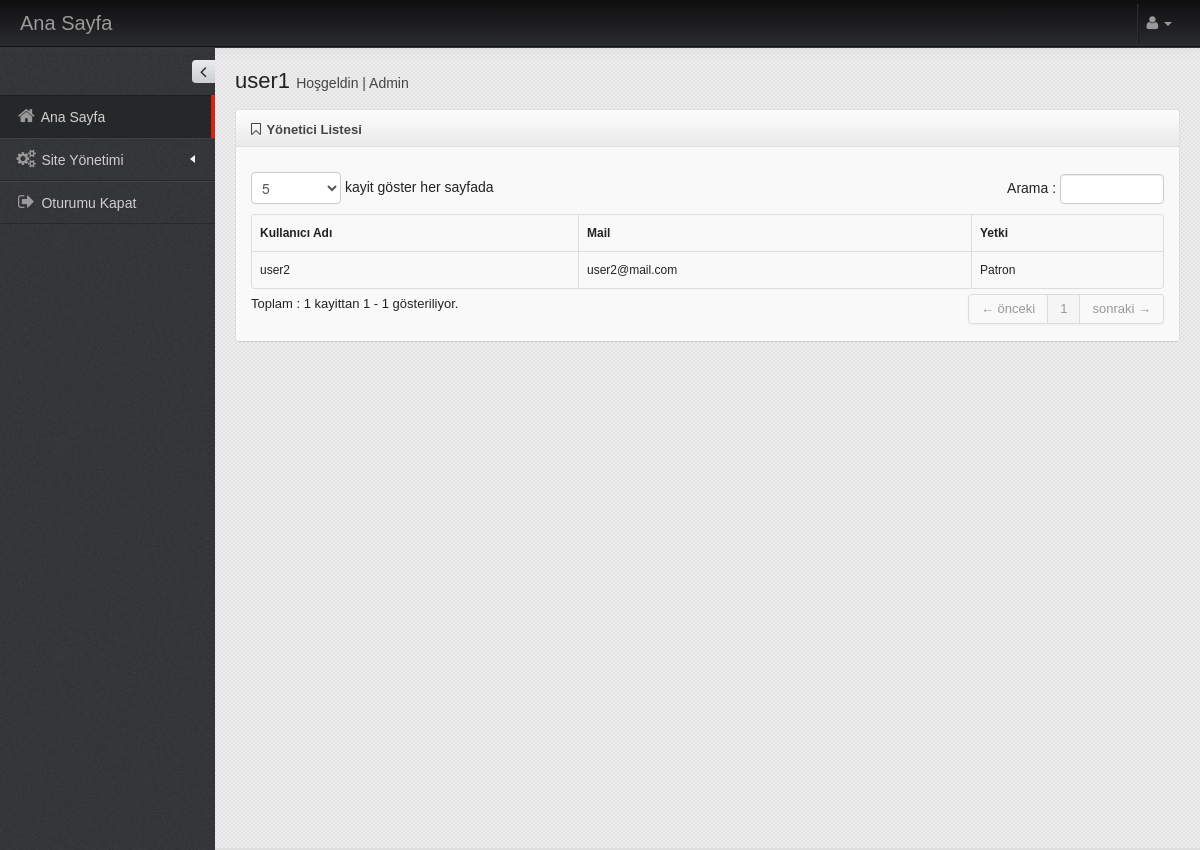
The app's page /yonetici.php (signed in), older data.
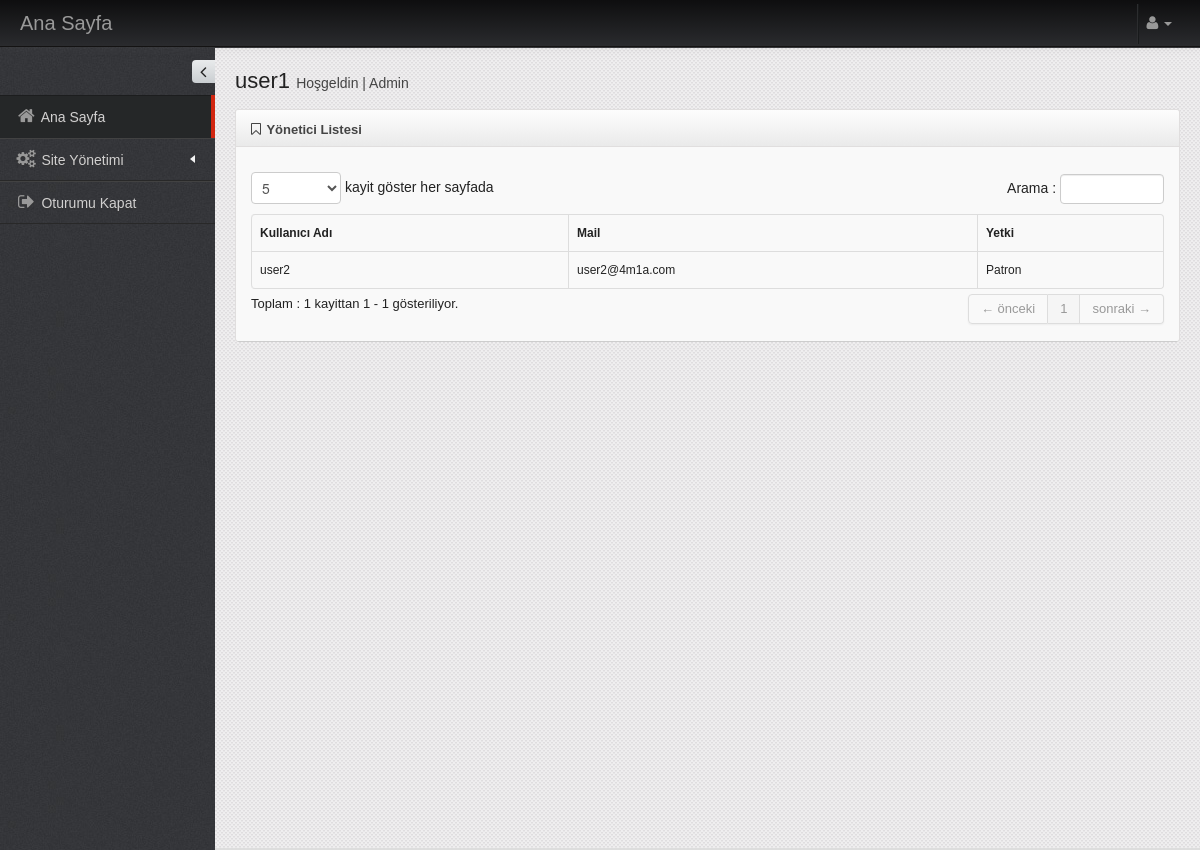
The same page, newer data.
### tables this page shows
CREATE TABLE `user` (
  `id` int(11) NOT NULL,
  `kullanici` varchar(50) NOT NULL,
  `mail` varchar(100) NOT NULL,
  `sifre` varchar(150) NOT NULL,
  `yetki` varchar(50) NOT NULL
);

### yonetici.php (the view, shortened to what this page needs)
<?php
	include("include/config.php");
	if(empty($_SESSION["kullanici"])){
		header("Refresh: 0; url= index.php");
	}else if(!strcmp("Admin", $_SESSION['yetki'])){
?>
<!DOCTYPE html>
 <html lang="tr">
	<head>
		<link href="assets/plugins/bootstrap/css/bootstrap.min.css" rel="stylesheet" />
		<link href="assets/plugins/bootstrap/css/bootstrap-responsive.min.css" rel="stylesheet" />
		<link href="assets/plugins/font-awesome/css/font-awesome.css" rel="stylesheet" />
		<link href="assets/css/style.css" rel="stylesheet" />
		<link href="assets/css/style-responsive.css" rel="stylesheet" />
		<link href="assets/css/themes/default.css" rel="stylesheet" id="style_color" />
		<link href="assets/plugins/uniform/css/uniform.default.css" rel="stylesheet" type="text/css" />
		<link href="#" rel="stylesheet" id="style_metro" />
		<link href="assets/plugins/fancybox/source/jquery.fancybox.css" rel="stylesheet" rel="stylesheet" type="text/css" />
		<link href="assets/plugins/gritter/css/jquery.gritter.css" rel="stylesheet" type="text/css" />
		<link href="assets/plugins/bootstrap-daterangepicker/daterangepicker.css" rel="stylesheet" type="text/css" />
		<link href="assets/plugins/fullcalendar/fullcalendar/bootstrap-fullcalendar.css" rel="stylesheet" type="text/css"  />
		<link href="assets/plugins/jqvmap/jqvmap/jqvmap.css" media="screen" rel="stylesheet" type="text/css" />
	</head>
	<body class="fixed-top">
		<?php include("header.php") ;?>
		<div id="container" class="row-fluid">
			<?php include("menu.php") ;?>
		</div>
		<div id="body">
			<div class="container-fluid">
				<div class="row-fluid">
						<div class="span12">
							<h3 class="page-title">
								<?php echo $_SESSION['kullanici']; ?> <small>Hoşgeldin | <?php echo $_SESSION['yetki']; ?></small>
							</h3>
						</div>
				</div>
				<div id="page" class="dashboard">
					<div class="row-fluid">
						<div class="span12">
							<div class="widget box light-grey">
								<div class="widget-title">
									<h4><i class="icon-bookmark-empty"></i> Yönetici Listesi</h4>
								</div>
								<div class="widget-body">
									<div class="clearfix margin-bottom-10"></div>
									<table class="table table-striped table-bordered table-hover" id="sample_1" style="font-size:12px;">
										<thead>
											<tr>
												<th>Kullanıcı Adı</th>
												<th>Mail</th>
												<th>Yetki</th>
											</tr>
										</thead>
										<tbody>
											<?php
											$selectUser = "SELECT * FROM user WHERE yetki='Patron'";
											$rUser = $conn->query($selectUser);
											if (mysqli_num_rows($rUser)>0){
												while ($row = $rUser->fetch_array(MYSQLI_NUM)) {
													echo '<tr class="odd gradeX"><td>'.$row[1].'</td>
														<td>'.$row[2].'</td>
														<td>'.$row[4].'</td>';
												}
											}
											?>
										</tbody>
									</table>
								</div>
							</div>
						</div>
					</div>
				</div>
			</div>
		</div>
	</body>
</html>
<?php
	}else{
		header("Refresh: 0; url= dashboard.php");
	}
?>

Row changes from the older to the newer data that the page shows:
changed user "user2": mail "user2@mail.com" → "user2@4m1a.com"
